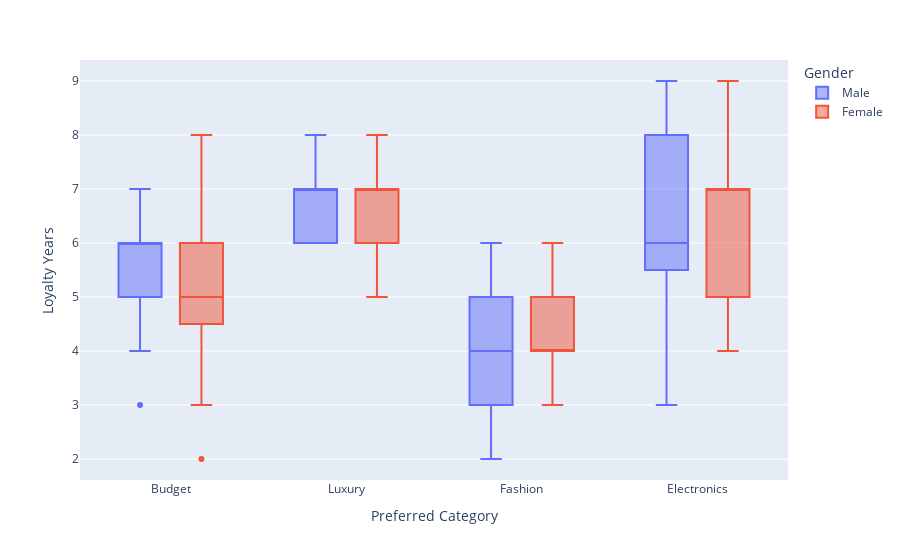

The notebook cell saved with this chart:
### Code cell
px.box(df, x='Preferred Category', y='Loyalty Years', color='Gender')

### Figure 1 — Plotly figure (JSON) as saved in the notebook; plotly's stock layout.template omitted (floating-point values rounded to 4 significant figures)
{"data": [{"alignmentgroup": "True", "hovertemplate": "Gender=Male<br>Preferred Category=%{x}<br>Loyalty Years=%{y}<extra></extra>", "legendgroup": "Male", "marker": {"color": "#636efa"}, "name": "Male", "notched": false, "offsetgroup": "Male", "orientation": "v", "showlegend": true, "type": "box", "x": ["Budget", "Luxury", "Budget", "Budget", "Budget", "Luxury", "Budget", "Budget", "Budget", "Luxury", "Luxury", "Luxury", "Budget", "Budget", "Budget", "Luxury", "Luxury", "Budget", "Fashion", "Electronics", "Electronics", "Electronics", "Electronics", "Electronics", "Fashion", "Electronics", "Electronics", "Fashion", "Electronics", "Electronics", "Fashion", "Electronics", "Electronics", "Electronics", "Electronics", "Electronics", "Electronics", "Electronics", "Fashion", "Electronics", "Fashion", "Electronics", "Fashion", "Electronics", "Electronics", "Electronics", "Electronics", "Electronics", "Fashion", "Fashion", "Luxury", "Electronics", "Luxury", "Electronics", "Luxury", "Electronics", "Luxury", "Fashion", "Luxury", "Fashion", "Luxury", "Fashion", "Luxury", "Electronics", "Luxury", "Electronics", "Luxury", "Electronics", "Fashion", "Fashion", "Electronics", "Electronics", "Fashion", "Electronics", "Luxury", "Electronics", "Luxury", "Electronics", "Fashion", "Electronics", "Luxury", "Electronics", "Luxury", "Fashion", "Fashion", "Luxury", "Fashion", "Luxury"], "x0": " ", "xaxis": "x", "y": [3, 6, 6, 7, 4, 6, 5, 6, 5, 6, 6, 7, 6, 6, 5, 6, 7, 6, 6, 8, 6, 9, 7, 9, 4, 8, 4, 4, 9, 8, 5, 6, 8, 6, 8, 7, 3, 7, 5, 6, 4, 9, 5, 7, 7, 8, 9, 9, 4, 5, 8, 6, 8, 6, 7, 5, 7, 2, 6, 2, 7, 3, 7, 6, 7, 5, 8, 3, 3, 2, 6, 5, 6, 4, 6, 4, 8, 6, 6, 6, 8, 5, 7, 6, 3, 6, 4, 7], "y0": " ", "yaxis": "y"}, {"alignmentgroup": "True", "hovertemplate": "Gender=Female<br>Preferred Category=%{x}<br>Loyalty Years=%{y}<extra></extra>", "legendgroup": "Female", "marker": {"color": "#EF553B"}, "name": "Female", "notched": false, "offsetgroup": "Female", "orientation": "v", "showlegend": true, "type": "box", "x": ["Budget", "Luxury", "Budget", "Luxury", "Budget", "Luxury", "Luxury", "Luxury", "Budget", "Luxury", "Budget", "Luxury", "Budget", "Budget", "Budget", "Budget", "Luxury", "Luxury", "Budget", "Luxury", "Budget", "Luxury", "Budget", "Luxury", "Budget", "Budget", "Budget", "Budget", "Electronics", "Fashion", "Fashion", "Fashion", "Electronics", "Fashion", "Electronics", "Electronics", "Fashion", "Electronics", "Electronics", "Electronics", "Electronics", "Fashion", "Electronics", "Electronics", "Electronics", "Electronics", "Fashion", "Electronics", "Electronics", "Fashion", "Electronics", "Fashion", "Fashion", "Electronics", "Electronics", "Electronics", "Fashion", "Electronics", "Fashion", "Fashion", "Electronics", "Fashion", "Electronics", "Fashion", "Electronics", "Electronics", "Fashion", "Electronics", "Electronics", "Electronics", "Electronics", "Electronics", "Electronics", "Fashion", "Luxury", "Fashion", "Luxury", "Luxury", "Electronics", "Luxury", "Electronics", "Fashion", "Luxury", "Luxury", "Fashion", "Electronics", "Luxury", "Electronics", "Luxury", "Luxury", "Luxury", "Electronics", "Luxury", "Luxury", "Luxury", "Luxury", "Electronics", "Electronics", "Luxury", "Electronics", "Luxury", "Luxury", "Electronics", "Electronics", "Electronics", "Luxury", "Fashion", "Fashion", "Luxury", "Electronics", "Luxury", "Electronics"], "x0": " ", "xaxis": "x", "y": [2, 6, 5, 6, 3, 7, 6, 8, 6, 6, 5, 8, 4, 6, 6, 5, 6, 5, 5, 6, 5, 6, 4, 5, 8, 6, 6, 5, 7, 5, 5, 5, 7, 5, 7, 7, 5, 9, 8, 6, 9, 5, 6, 8, 8, 7, 4, 7, 6, 4, 8, 4, 6, 7, 9, 6, 5, 7, 5, 4, 7, 4, 9, 4, 5, 4, 4, 8, 7, 7, 7, 5, 6, 3, 6, 4, 6, 7, 4, 7, 5, 4, 7, 6, 4, 5, 7, 5, 7, 6, 6, 7, 7, 7, 7, 8, 4, 5, 7, 5, 7, 7, 6, 6, 4, 7, 4, 6, 8, 5, 7, 5], "y0": " ", "yaxis": "y"}], "layout": {"boxmode": "group", "legend": {"title": {"text": "Gender"}, "tracegroupgap": 0}, "margin": {"t": 60}, "xaxis": {"anchor": "y", "domain": [0, 1], "title": {"text": "Preferred Category"}}, "yaxis": {"anchor": "x", "domain": [0, 1], "title": {"text": "Loyalty Years"}}}}
